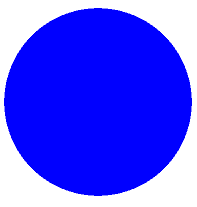
#> input picture Week 6 (Classical Computer Vision Application)/media/M12/shapeimages/circle.PNG, 197 x 207 px, found by its file name
$ jupyter execute --allow-errors '6.02 Shape Detection Application pt 2 (On GUI _ Web cam ).ipynb'   (text cells are left out)
#> lines starting #> are read from the running program, lines starting #| are printed output that depends on the picture; after the words box and inside, x2 and y2 are one past the last pixel; in counts of white or black regions, pixels touching at a corner belong together
[cell 1]
import cv2
import matplotlib.pyplot as plt
import numpy as np

[cell 2]
# Read all shape images from memory
circle =    cv2.imread(r'media/M12/shapeimages/circle.png',1)
#> circle is the input picture: shape (207, 197, 3); mean B, G, R 255, 82.3, 82.3
square =    cv2.imread(r'media/M12/shapeimages/square.png',1)
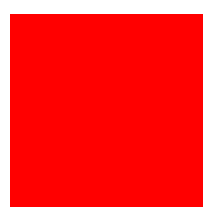
#> input picture Week 6 (Classical Computer Vision Application)/media/M12/shapeimages/square.PNG, 219 x 222 px, found by its file name
#> square is the input picture: shape (222, 219, 3); mean B, G, R 59.6, 59.6, 255
rectangle = cv2.imread(r'media/M12/shapeimages/rect1.jpeg',1)
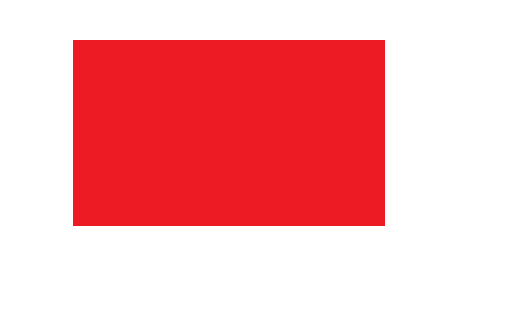
#> input picture Week 6 (Classical Computer Vision Application)/media/M12/shapeimages/rect1.jpeg, 525 x 316 px
#> rectangle is the input picture: shape (316, 525, 3); mean B, G, R 178.4, 175.6, 248.7
triangle =  cv2.imread(r'media/M12/shapeimages/triangle.jpg',1)
star =      cv2.imread(r'media/M12/shapeimages/star.jpg',1)
polygon =   cv2.imread(r'media/M12/shapeimages/polygon.jpg',1)

# Save all shapes in a list
allshapes = [circle, square, rectangle  ,triangle ,star, polygon]

# Save the names of all shapes in the same order.
shapenames= ['Circle','Square', 'Rectangle', 'Triangle', 'Star', 'Polygon']

# create a list for storing contours of each shape
allcontours=[]

# no of rows for plotting (divided by 2 cause we are using 2 columns)
rows = np.ceil(len(allshapes)/2)
#> rows = 3

# set figsize
plt.figure(figsize=[20,20])

# Now loop over all shapes
#> (the rest of this cell did not finish here and is left out)

[cell 3]
# This is our toggle variable , it will be false initially
drawing= False

# creating a named window to attach the mouse callback function.
cv2.namedWindow('image')


# Initilizing the x1,y1 and x2,y2 variables, these will be used to draw the line.
# x1 is None whenever there is no previous x1,y1 points which is true initially.
x1 =None
x2 =0
y1 =0
y2=0


# This function toggles drawing variable to True or False depending upon if the mouse is pressed or not
# It also stores the mouse's coordinates in x2,y2 variables as the mouse moves.
def draw_line(event,x,y,flags,param):
    global  x2, y2,drawing

    if event == cv2.EVENT_MOUSEMOVE:
        x2 = x
        y2 = y

    if event == cv2.EVENT_LBUTTONDOWN:
        drawing = True
    elif event == cv2.EVENT_LBUTTONUP:
        drawing = False

# set some custom width and height
width = 1000
height = 600

# create a black image.
img = np.zeros((height,width,3), np.uint8)

# Attach the window and the function to the mouse call back funtion
cv2.setMouseCallback('image',draw_line)

while True:

    # Only draw if drawing is true
    if drawing:

        # x1 is not None means we have some previous x1,y1 points which we can use to draw on the image.
        if x1 is not None:
            img = cv2.line(img, (x1,y1),(x2,y2), [255,255,255], 5)

            # When we are done drawing the line then the x2,y2 becomes x1,y1 for the next line.
            x1= x2
            y1 = y2

        else:
            # If there was no x1,y1 available (which means either the mouse was pressed up or this is the first run of the
            # program) then we want to initilize them as x2,y2
            x1,y1 = x2,y2

    else:
        # x1 is made None if the mouse is up.
        x1 = None

    cv2.imshow('image',img)

    # If the user presses `c` then clear the image.
    k= cv2.waitKey(1)
#> (key Esc is pressed here)
#> (key Esc is pressed here)
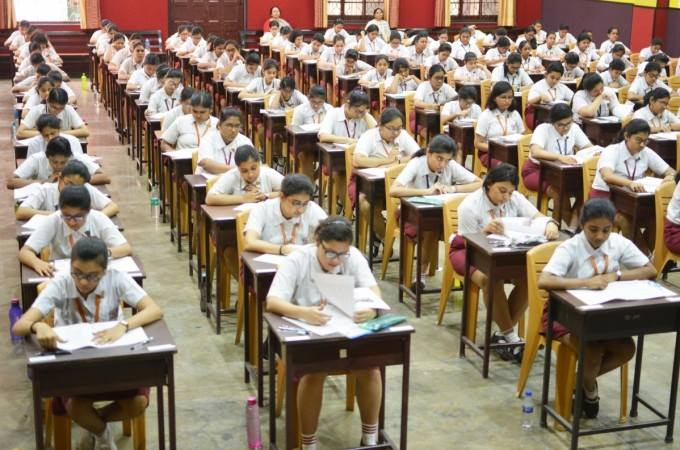
#> input picture Week 6 (Classical Computer Vision Application)/media/M12/1classor.jpg, 680 x 450 px, given in place of the camera
#> further down, frame is the input picture: shape (450, 680, 3); mean B, G, R 110.1, 127.4, 144
    if k  == ord('c'):
        img = np.zeros((height,width,3), np.uint8)

    elif k  == 27:
        break

cv2.destroyAllWindows()

[cell 4]
def shape_detector(test_image = None, display = True, thresh = 0.3):

        # if the user has not specified any image then open up a file selector so that he can select a file.
#> called with display = False, thresh = 0.3
        if test_image is None:
            Tk().withdraw()
            filename = askopenfilename()
            test_image = cv2.imread(filename)

        original = test_image.copy()

        # extract the edge mask
        mask = cv2.Canny(test_image,100,300)
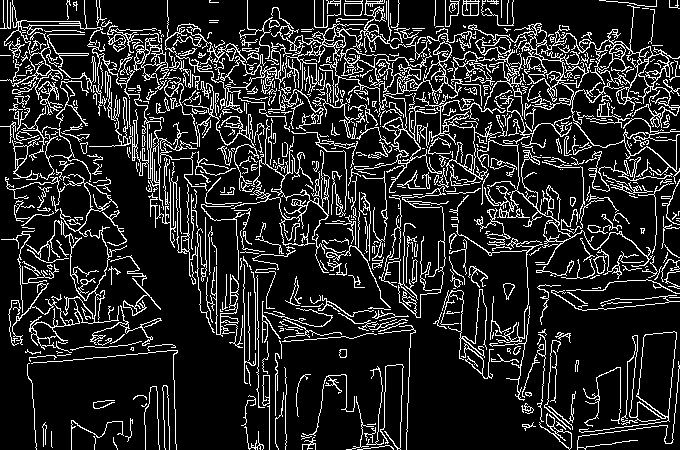
#> mask: shape (450, 680); 15.1% white in thin lines or dots

        # dilate the mask so there are no gaps in the main contour (comment this line to see the gaps)
        mask = cv2.dilate(mask,None,iterations = 1)
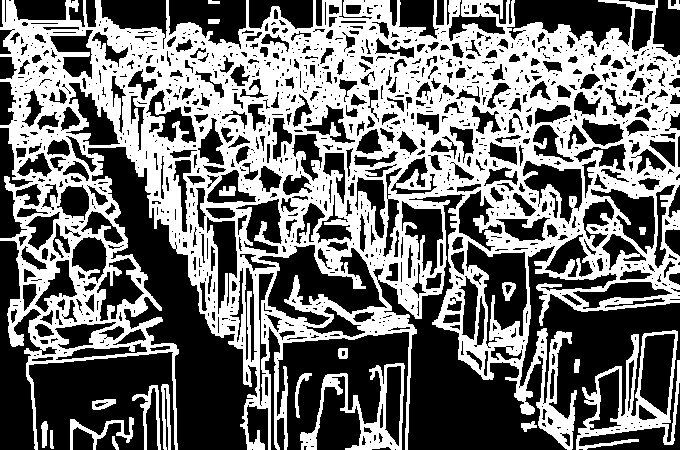
#> mask: shape (450, 680); 44.5% white; 20 white regions

        # detect contours
        contours, hierarchy = cv2.findContours(mask,cv2.RETR_EXTERNAL,cv2.CHAIN_APPROX_SIMPLE)
#> contours = 17 contours; largest, box (x1, y1, x2, y2) and area: (0, 0, 680, 450) 200962, (576, 330, 680, 450) 6428, (300, 363, 405, 450) 3244, (70, 417, 134, 450) 426, (132, 385, 161, 450) 368

        if contours:
            for test_contour in contours:

                # get a bounding box around each contour and draw it.
                x,y,w,h = cv2.boundingRect(test_contour)
                cv2.rectangle(test_image,(x,y),(x+w,y+h),(0,255,0),3)

                scores=[]

                # Now for each shape go over all saved contours and save the matchshape score
                for cnt in allcontours:
                    score = cv2.matchShapes(test_contour,cnt,1,0.0)
                    scores.append(score)

                # Grab the index of lowest scoring contour
                pos = np.argmin(np.array(scores))

                # Also grab the minimum score.
                finalscore = min(scores)

                # Make sure the lowest score is below some threshold so we can also label unkown shapes
                if finalscore < thresh:

                    # set label of the detected shape using the index we got previously
                    label = shapenames[pos]

                else:
                    label = 'Unknown Shape'


                cv2.putText(test_image, label, (x,y+h+16), cv2.FONT_HERSHEY_SIMPLEX, 0.7, (100,55,50), 2, cv2.LINE_AA)
#> this loop made 17 passes
#> (x, y, w, h, pos, finalscore, label) on passes 1 to 12: (112, 436, 7, 14, 1, 1.15, 'Unknown Shape'), (50, 430, 4, 19, 1, 7.07, 'Unknown Shape'), (521, 421, 16, 11, 1, 0.412, 'Unknown Shape'), (41, 421, 7, 27, 1, 1.92, 'Unknown Shape'), (70, 417, 64, 33, 0, 13.46, 'Unknown Shape'), (92, 399, 24, 11, 1, 0.45, 'Unknown Shape'), (132, 385, 29, 65, 0, 162.1, 'Unknown Shape'), (161, 384, 10, 66, 0, 9.07, 'Unknown Shape'), (295, 373, 17, 45, 0, 7.08, 'Unknown Shape'), (300, 363, 105, 87, 2, 1.36, 'Unknown Shape'), (574, 359, 6, 14, 1, 0.503, 'Unknown Shape'), (338, 348, 10, 11, 1, 0.00587, 'Square')
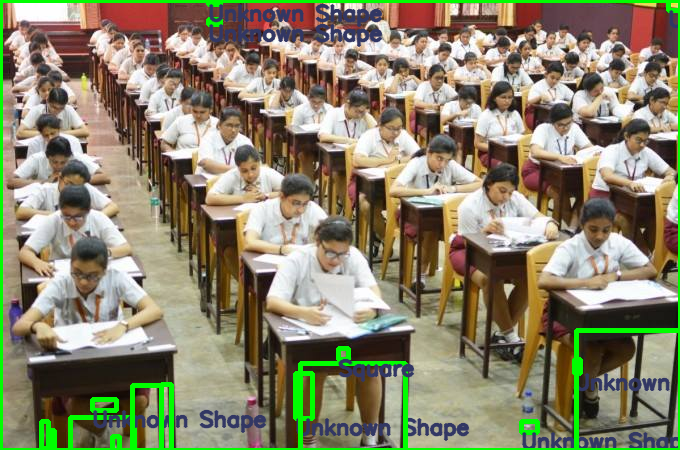
#> test_image: shape (450, 680, 3); 7.44% of pixels changed, all inside (x1, y1, x2, y2) = (0, 0, 680, 450)
        else:
            return None

        # if display is true then plot the image.
        if display:
            plt.figure(figsize=[15,15])
            plt.subplot(1,2,1);plt.imshow(original[:,:,::-1]);plt.title("Original Image");plt.axis('off')
            plt.subplot(1,2,2);plt.imshow(test_image[:,:,::-1]);plt.title("Shape Detection");plt.axis('off');

        else:
            return test_image

[cell 5]
# This is our toggle variable , it will be false initially
drawing= False

# creating a named window to attach the mouse callback function.
cv2.namedWindow('image')


# Initilizing the x1,y1 and x2,y2 variables, these will be used to draw the line.
# x1 is None whenever there is no previous x1,y1 points which is true initially.
x1 =None
x2 =0
y1 =0
y2=0


# This function toggles drawing variable to True or False depending upon if the mouse is pressed or not
# It also stores the mouse's coordinates in x2,y2 variables as the mouse moves.
def draw_line(event,x,y,flags,param):
    global x1, x2, y2,drawing

    if event == cv2.EVENT_MOUSEMOVE:
        x2= x
        y2= y

    if event == cv2.EVENT_LBUTTONDOWN:
        drawing = True
    elif event == cv2.EVENT_LBUTTONUP:
        drawing = False

# set some custom width and height
width = 1000
height = 600

# create a black image, predictions will be drawn on this image
img_draw = np.zeros((height,width,3), np.uint8)

# This image is used to predict
img = np.zeros((height,width,3), np.uint8)


# Attach the window and the function to the mouse call back funtion
cv2.setMouseCallback('image',draw_line)

while True:

    # Only draw if drawing is true
    if drawing:

        # x1 is not None means we have some previous x1,y1 points which we can use to draw on the image.
        if x1 is not None:
            img = cv2.line(img, (x1,y1),(x2,y2), [255,255,255], 5)
            img_draw = cv2.line(img, (x1,y1),(x2,y2), [255,255,255], 5)


            # When we are done drawing the line then the x2,y2 becomes x1,y1 for the next line.
            x1= x2
            y1 = y2

        else:
            # If there was no x1,y1 available (which means either the mouse was pressed up or this is the first run of the
            # program) then we want to initilize them as x2,y2
            x1,y1 = x2,y2

    else:
        # x1 is made None if the mouse is up.
        x1 = None

    cv2.imshow('image',img_draw)

    # If the user presses `c` then clear the image.
    k= cv2.waitKey(1)
    if k  == ord('c'):
        img = np.zeros((height,width,3), np.uint8)
        img_draw = np.zeros((height,width,3), np.uint8)

    # If p is pressed then you predict on the image.
    elif k  == ord('p'):
       img_draw = shape_detector(img.copy(),display = False)

    elif k  == 27:
        break

cv2.destroyAllWindows()

[cell 6]
cam = cv2.VideoCapture(2,cv2.CAP_DSHOW)
cam.set(3,1280)
cam.set(4,720)

cv2.namedWindow('img', cv2.WINDOW_NORMAL)

while (True):

      ret ,frame = cam.read()
      if not ret:
            break

      # Apply the detection on each frame and display it.
      detected_frame = shape_detector(frame,display = False)

      # show the detected frame if a contour was detected otherwise show the normal frame.
      if detected_frame is not None:
         cv2.imshow("img",detected_frame)
      else:
         cv2.imshow("img",frame)

      k= cv2.waitKey(1)
#> (key Esc is pressed here)
      if k  == 27:
          break

cam.release()
cv2.destroyAllWindows()
